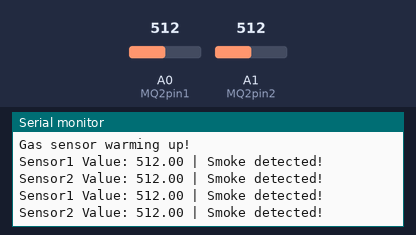
This sketch was run on a simulated Arduino Uno, built with avr-gcc and run on an emulated ATmega328P. On the bench: the last lines printed to the serial monitor. The inputs (shaded band) are chosen by the test bench; at power-on: A0 (MQ2pin1) = 512, A1 (MQ2pin2) = 512.

Above: at 2.8 s.
2.9 s: A0 (MQ2pin1) set to 309
At 5.3 s:
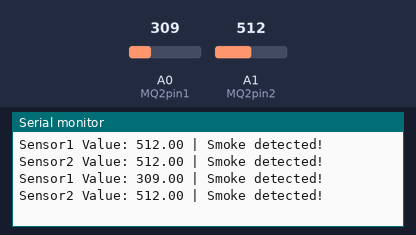
5.6 s: A0 (MQ2pin1) set to 289
At 6.6 s:
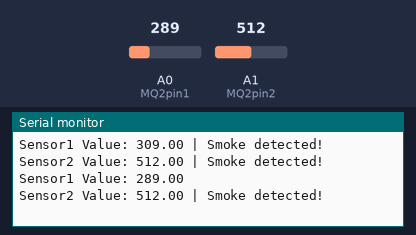
9.6 s: A1 (MQ2pin2) set to 313
At 11.1 s:
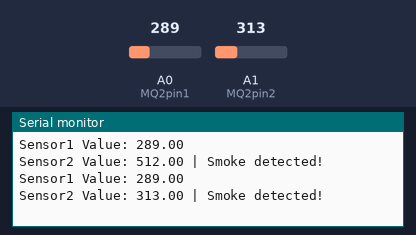
12.3 s: A1 (MQ2pin2) set to 286
At 15.6 s:
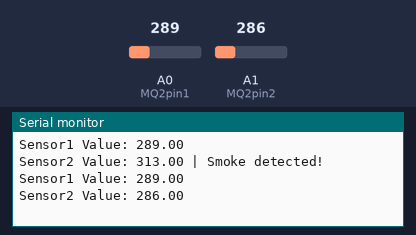

Measured:
- the behaviour switches between 301 and 300 on A0 (MQ2pin1) (found by bisection; images 1 and 2)
- the behaviour switches between 301 and 300 on A1 (MQ2pin2) (found by bisection; images 3 and 4)
- after the input at 2.9 s, the serial monitor: prints a new line after 1.2 s (image 1)
- after the input at 5.6 s, the serial monitor: prints a new line after 0.49 s (image 2)
- after the input at 9.6 s, the serial monitor: prints a new line after 0.53 s (image 3)
- after the input at 12.3 s, the serial monitor: prints a new line after 1.9 s (image 4)

The sketch:

Gas-Sensor.ino
```cpp
#define MQ2pin1 0
#define MQ2pin2 1

float sensor1Value;  //variable to store sensor1 value
float sensor2Value;  //variable to store sensor2 value

void setup()
{
  Serial.begin(9600); // sets the serial port to 9600
  Serial.println("Gas sensor warming up!");
  // delay(20000); // allow the MQ-6 to warm up
}

void loop()
{
  sensor1Value = analogRead(MQ2pin1); // read analog input pin 0
  sensor2Value = analogRead(MQ2pin2); // read analog input pin 1

  Serial.print("Sensor1 Value: ");
  Serial.print(sensor1Value);

  if(sensor1Value > 300)
  {
    Serial.print(" | Smoke detected!");
  }
  else
  {
    Serial.print("                  ");
  }

  Serial.print("    Sensor2 Value: ");
  Serial.print(sensor2Value);

  if(sensor2Value > 300)
  {
    Serial.print(" | Smoke detected!");
  }

  Serial.println("");
  delay(2000); // wait 2s for next reading
}
```
